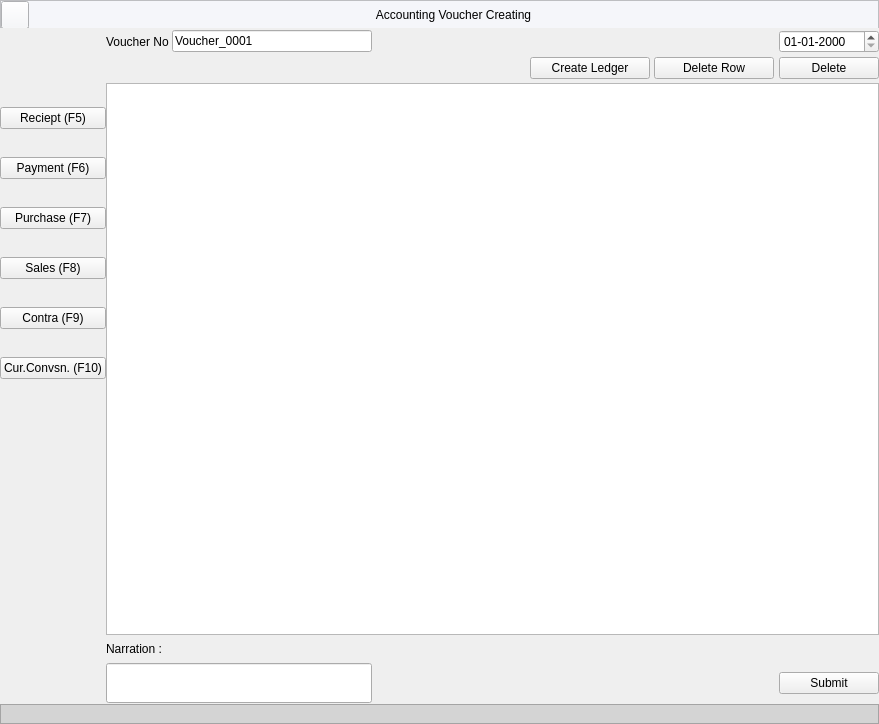
<?xml version="1.0" encoding="UTF-8"?>
<ui version="4.0">
 <class>MainWindow</class>
 <widget class="QMainWindow" name="MainWindow">
  <property name="geometry">
   <rect>
    <x>0</x>
    <y>0</y>
    <width>879</width>
    <height>724</height>
   </rect>
  </property>
  <property name="windowTitle">
   <string>MainWindow</string>
  </property>
  <property name="styleSheet">
   <string notr="true"/>
  </property>
  <widget class="QWidget" name="centralwidget">
   <layout class="QGridLayout" name="gridLayout_2">
    <property name="leftMargin">
     <number>0</number>
    </property>
    <property name="topMargin">
     <number>0</number>
    </property>
    <property name="rightMargin">
     <number>0</number>
    </property>
    <property name="bottomMargin">
     <number>0</number>
    </property>
    <property name="spacing">
     <number>0</number>
    </property>
    <item row="0" column="0">
     <widget class="QFrame" name="fheader">
      <property name="maximumSize">
       <size>
        <width>16777215</width>
        <height>28</height>
       </size>
      </property>
      <property name="styleSheet">
       <string notr="true">background-color:#f5f6fa;
font: 63 11pt &quot;Segoe UI Semibold&quot;;
color:#000000</string>
      </property>
      <property name="frameShape">
       <enum>QFrame::StyledPanel</enum>
      </property>
      <property name="frameShadow">
       <enum>QFrame::Raised</enum>
      </property>
      <layout class="QGridLayout" name="gridLayout">
       <property name="leftMargin">
        <number>0</number>
       </property>
       <property name="topMargin">
        <number>0</number>
       </property>
       <property name="rightMargin">
        <number>0</number>
       </property>
       <property name="bottomMargin">
        <number>0</number>
       </property>
       <property name="spacing">
        <number>0</number>
       </property>
       <item row="0" column="0">
        <widget class="QPushButton" name="pbBack">
         <property name="minimumSize">
          <size>
           <width>28</width>
           <height>28</height>
          </size>
         </property>
         <property name="maximumSize">
          <size>
           <width>28</width>
           <height>28</height>
          </size>
         </property>
         <property name="styleSheet">
          <string notr="true">QPushButton::hover{

background-color: #9a9a9a

}</string>
         </property>
         <property name="text">
          <string/>
         </property>
         <property name="icon">
          <iconset>
           <normaloff>:/newPrefix/icons/corner-down-left.svg</normaloff>:/newPrefix/icons/corner-down-left.svg</iconset>
         </property>
         <property name="shortcut">
          <string>Esc</string>
         </property>
        </widget>
       </item>
       <item row="0" column="1">
        <widget class="QLabel" name="lbAccountingVoucher">
         <property name="minimumSize">
          <size>
           <width>0</width>
           <height>28</height>
          </size>
         </property>
         <property name="maximumSize">
          <size>
           <width>16777215</width>
           <height>28</height>
          </size>
         </property>
         <property name="styleSheet">
          <string notr="true"/>
         </property>
         <property name="text">
          <string>Accounting Voucher Creating</string>
         </property>
         <property name="alignment">
          <set>Qt::AlignCenter</set>
         </property>
        </widget>
       </item>
      </layout>
     </widget>
    </item>
    <item row="2" column="0">
     <widget class="QFrame" name="ffooter">
      <property name="minimumSize">
       <size>
        <width>0</width>
        <height>20</height>
       </size>
      </property>
      <property name="maximumSize">
       <size>
        <width>16777215</width>
        <height>20</height>
       </size>
      </property>
      <property name="styleSheet">
       <string notr="true">background-color: rgb(212, 212, 212);
font: 63 11pt &quot;Segoe UI Semibold&quot;;
color:#000000</string>
      </property>
      <property name="frameShape">
       <enum>QFrame::StyledPanel</enum>
      </property>
      <property name="frameShadow">
       <enum>QFrame::Raised</enum>
      </property>
     </widget>
    </item>
    <item row="1" column="0">
     <widget class="QWidget" name="widget" native="true">
      <property name="sizePolicy">
       <sizepolicy hsizetype="Preferred" vsizetype="Preferred">
        <horstretch>0</horstretch>
        <verstretch>0</verstretch>
       </sizepolicy>
      </property>
      <property name="minimumSize">
       <size>
        <width>0</width>
        <height>0</height>
       </size>
      </property>
      <property name="styleSheet">
       <string notr="true"/>
      </property>
      <layout class="QGridLayout" name="gridLayout_3">
       <property name="leftMargin">
        <number>0</number>
       </property>
       <property name="topMargin">
        <number>2</number>
       </property>
       <property name="rightMargin">
        <number>0</number>
       </property>
       <property name="bottomMargin">
        <number>1</number>
       </property>
       <property name="horizontalSpacing">
        <number>0</number>
       </property>
       <property name="verticalSpacing">
        <number>4</number>
       </property>
       <item row="11" column="0">
        <widget class="QPushButton" name="pbContra">
         <property name="text">
          <string>Contra (F9)</string>
         </property>
         <property name="shortcut">
          <string>F9</string>
         </property>
        </widget>
       </item>
       <item row="1" column="6">
        <widget class="QPushButton" name="pbDeleteRaw">
         <property name="text">
          <string>Delete Row</string>
         </property>
        </widget>
       </item>
       <item row="16" column="8">
        <widget class="QPushButton" name="pbSubmit">
         <property name="text">
          <string>Submit</string>
         </property>
         <property name="shortcut">
          <string>Backspace</string>
         </property>
        </widget>
       </item>
       <item row="6" column="0">
        <widget class="Line" name="line_3">
         <property name="maximumSize">
          <size>
           <width>16777215</width>
           <height>20</height>
          </size>
         </property>
         <property name="styleSheet">
          <string notr="true">background-color: transparent;</string>
         </property>
         <property name="orientation">
          <enum>Qt::Vertical</enum>
         </property>
        </widget>
       </item>
       <item row="10" column="0">
        <widget class="Line" name="line_5">
         <property name="maximumSize">
          <size>
           <width>16777215</width>
           <height>20</height>
          </size>
         </property>
         <property name="styleSheet">
          <string notr="true">background-color: transparent;</string>
         </property>
         <property name="orientation">
          <enum>Qt::Vertical</enum>
         </property>
        </widget>
       </item>
       <item row="15" column="8">
        <widget class="QLabel" name="lbCurrency">
         <property name="sizePolicy">
          <sizepolicy hsizetype="Preferred" vsizetype="Fixed">
           <horstretch>0</horstretch>
           <verstretch>0</verstretch>
          </sizepolicy>
         </property>
         <property name="minimumSize">
          <size>
           <width>0</width>
           <height>20</height>
          </size>
         </property>
         <property name="maximumSize">
          <size>
           <width>16777215</width>
           <height>16777215</height>
          </size>
         </property>
         <property name="text">
          <string/>
         </property>
        </widget>
       </item>
       <item row="0" column="8">
        <widget class="QDateEdit" name="deDate">
         <property name="maximumSize">
          <size>
           <width>100</width>
           <height>16777215</height>
          </size>
         </property>
         <property name="displayFormat">
          <string>dd-MM-yyyy</string>
         </property>
         <property name="calendarPopup">
          <bool>false</bool>
         </property>
        </widget>
       </item>
       <item row="15" column="4">
        <widget class="QLabel" name="lbDebit">
         <property name="sizePolicy">
          <sizepolicy hsizetype="Fixed" vsizetype="Fixed">
           <horstretch>0</horstretch>
           <verstretch>0</verstretch>
          </sizepolicy>
         </property>
         <property name="minimumSize">
          <size>
           <width>0</width>
           <height>20</height>
          </size>
         </property>
         <property name="maximumSize">
          <size>
           <width>120</width>
           <height>16777215</height>
          </size>
         </property>
         <property name="text">
          <string/>
         </property>
        </widget>
       </item>
       <item row="4" column="0">
        <widget class="Line" name="line">
         <property name="maximumSize">
          <size>
           <width>16777215</width>
           <height>20</height>
          </size>
         </property>
         <property name="styleSheet">
          <string notr="true">background-color: transparent;</string>
         </property>
         <property name="orientation">
          <enum>Qt::Vertical</enum>
         </property>
        </widget>
       </item>
       <item row="3" column="0">
        <widget class="QPushButton" name="pbReciept">
         <property name="text">
          <string>Reciept (F5)</string>
         </property>
         <property name="shortcut">
          <string>F5</string>
         </property>
        </widget>
       </item>
       <item row="8" column="0">
        <widget class="Line" name="line_4">
         <property name="maximumSize">
          <size>
           <width>16777215</width>
           <height>20</height>
          </size>
         </property>
         <property name="styleSheet">
          <string notr="true">background-color: transparent;</string>
         </property>
         <property name="orientation">
          <enum>Qt::Vertical</enum>
         </property>
        </widget>
       </item>
       <item row="9" column="0">
        <widget class="QPushButton" name="pbSales">
         <property name="text">
          <string>Sales (F8)</string>
         </property>
         <property name="shortcut">
          <string>F8</string>
         </property>
        </widget>
       </item>
       <item row="16" column="1" colspan="2">
        <widget class="QLineEdit" name="leNarration">
         <property name="sizePolicy">
          <sizepolicy hsizetype="Expanding" vsizetype="Expanding">
           <horstretch>0</horstretch>
           <verstretch>0</verstretch>
          </sizepolicy>
         </property>
         <property name="minimumSize">
          <size>
           <width>0</width>
           <height>0</height>
          </size>
         </property>
         <property name="maximumSize">
          <size>
           <width>1645645</width>
           <height>40</height>
          </size>
         </property>
        </widget>
       </item>
       <item row="5" column="0">
        <widget class="QPushButton" name="pbPayment">
         <property name="text">
          <string>Payment (F6)</string>
         </property>
         <property name="shortcut">
          <string>F6</string>
         </property>
        </widget>
       </item>
       <item row="14" column="0">
        <widget class="Line" name="line_2">
         <property name="styleSheet">
          <string notr="true">background-color: transparent;</string>
         </property>
         <property name="orientation">
          <enum>Qt::Vertical</enum>
         </property>
        </widget>
       </item>
       <item row="1" column="8">
        <widget class="QPushButton" name="pbDelete">
         <property name="text">
          <string>Delete</string>
         </property>
        </widget>
       </item>
       <item row="0" column="1">
        <widget class="QLabel" name="label_2">
         <property name="maximumSize">
          <size>
           <width>66</width>
           <height>16777215</height>
          </size>
         </property>
         <property name="text">
          <string>Voucher No :</string>
         </property>
        </widget>
       </item>
       <item row="2" column="0">
        <widget class="Line" name="line_7">
         <property name="maximumSize">
          <size>
           <width>16777215</width>
           <height>20</height>
          </size>
         </property>
         <property name="styleSheet">
          <string notr="true">background-color: transparent;</string>
         </property>
         <property name="orientation">
          <enum>Qt::Vertical</enum>
         </property>
        </widget>
       </item>
       <item row="1" column="4">
        <widget class="QPushButton" name="pbCreateLedger">
         <property name="text">
          <string>Create Ledger</string>
         </property>
         <property name="shortcut">
          <string>Ctrl+L</string>
         </property>
        </widget>
       </item>
       <item row="13" column="0">
        <widget class="QPushButton" name="pbCurConvsn">
         <property name="text">
          <string>Cur.Convsn. (F10)</string>
         </property>
         <property name="shortcut">
          <string>F10</string>
         </property>
        </widget>
       </item>
       <item row="7" column="0">
        <widget class="QPushButton" name="pbPurchase">
         <property name="text">
          <string>Purchase (F7)</string>
         </property>
         <property name="shortcut">
          <string>F7</string>
         </property>
        </widget>
       </item>
       <item row="1" column="7">
        <widget class="Line" name="line_8">
         <property name="sizePolicy">
          <sizepolicy hsizetype="Fixed" vsizetype="Fixed">
           <horstretch>0</horstretch>
           <verstretch>0</verstretch>
          </sizepolicy>
         </property>
         <property name="minimumSize">
          <size>
           <width>5</width>
           <height>0</height>
          </size>
         </property>
         <property name="styleSheet">
          <string notr="true">background-color: transparent;</string>
         </property>
         <property name="orientation">
          <enum>Qt::Horizontal</enum>
         </property>
        </widget>
       </item>
       <item row="0" column="2">
        <widget class="QLineEdit" name="leVoucherNo">
         <property name="maximumSize">
          <size>
           <width>200</width>
           <height>16777215</height>
          </size>
         </property>
         <property name="text">
          <string>Voucher_0001</string>
         </property>
        </widget>
       </item>
       <item row="15" column="6">
        <widget class="QLabel" name="lbCredit">
         <property name="sizePolicy">
          <sizepolicy hsizetype="Fixed" vsizetype="Fixed">
           <horstretch>0</horstretch>
           <verstretch>0</verstretch>
          </sizepolicy>
         </property>
         <property name="minimumSize">
          <size>
           <width>0</width>
           <height>20</height>
          </size>
         </property>
         <property name="maximumSize">
          <size>
           <width>120</width>
           <height>16777215</height>
          </size>
         </property>
         <property name="text">
          <string/>
         </property>
        </widget>
       </item>
       <item row="1" column="1">
        <widget class="QLabel" name="lbVoucherType">
         <property name="maximumSize">
          <size>
           <width>16777215</width>
           <height>25</height>
          </size>
         </property>
         <property name="text">
          <string/>
         </property>
        </widget>
       </item>
       <item row="2" column="1" rowspan="13" colspan="8">
        <widget class="QTableView" name="tableView">
         <property name="sizePolicy">
          <sizepolicy hsizetype="MinimumExpanding" vsizetype="Expanding">
           <horstretch>0</horstretch>
           <verstretch>0</verstretch>
          </sizepolicy>
         </property>
        </widget>
       </item>
       <item row="12" column="0">
        <widget class="Line" name="line_6">
         <property name="maximumSize">
          <size>
           <width>16777215</width>
           <height>20</height>
          </size>
         </property>
         <property name="styleSheet">
          <string notr="true">background-color: transparent;</string>
         </property>
         <property name="orientation">
          <enum>Qt::Vertical</enum>
         </property>
        </widget>
       </item>
       <item row="15" column="1">
        <widget class="QLabel" name="label_6">
         <property name="sizePolicy">
          <sizepolicy hsizetype="Preferred" vsizetype="Preferred">
           <horstretch>0</horstretch>
           <verstretch>0</verstretch>
          </sizepolicy>
         </property>
         <property name="text">
          <string>Narration :</string>
         </property>
        </widget>
       </item>
       <item row="1" column="5">
        <widget class="Line" name="line_9">
         <property name="sizePolicy">
          <sizepolicy hsizetype="Fixed" vsizetype="Fixed">
           <horstretch>0</horstretch>
           <verstretch>0</verstretch>
          </sizepolicy>
         </property>
         <property name="minimumSize">
          <size>
           <width>4</width>
           <height>0</height>
          </size>
         </property>
         <property name="styleSheet">
          <string notr="true">background-color: transparent;</string>
         </property>
         <property name="orientation">
          <enum>Qt::Horizontal</enum>
         </property>
        </widget>
       </item>
      </layout>
     </widget>
    </item>
   </layout>
  </widget>
 </widget>
 <tabstops>
  <tabstop>pbReciept</tabstop>
  <tabstop>pbPayment</tabstop>
  <tabstop>pbPurchase</tabstop>
  <tabstop>pbSales</tabstop>
  <tabstop>pbContra</tabstop>
  <tabstop>pbCurConvsn</tabstop>
  <tabstop>leNarration</tabstop>
  <tabstop>pbBack</tabstop>
  <tabstop>leVoucherNo</tabstop>
  <tabstop>pbDeleteRaw</tabstop>
  <tabstop>deDate</tabstop>
  <tabstop>pbDelete</tabstop>
  <tabstop>pbSubmit</tabstop>
  <tabstop>tableView</tabstop>
 </tabstops>
 <resources/>
 <connections/>
</ui>
